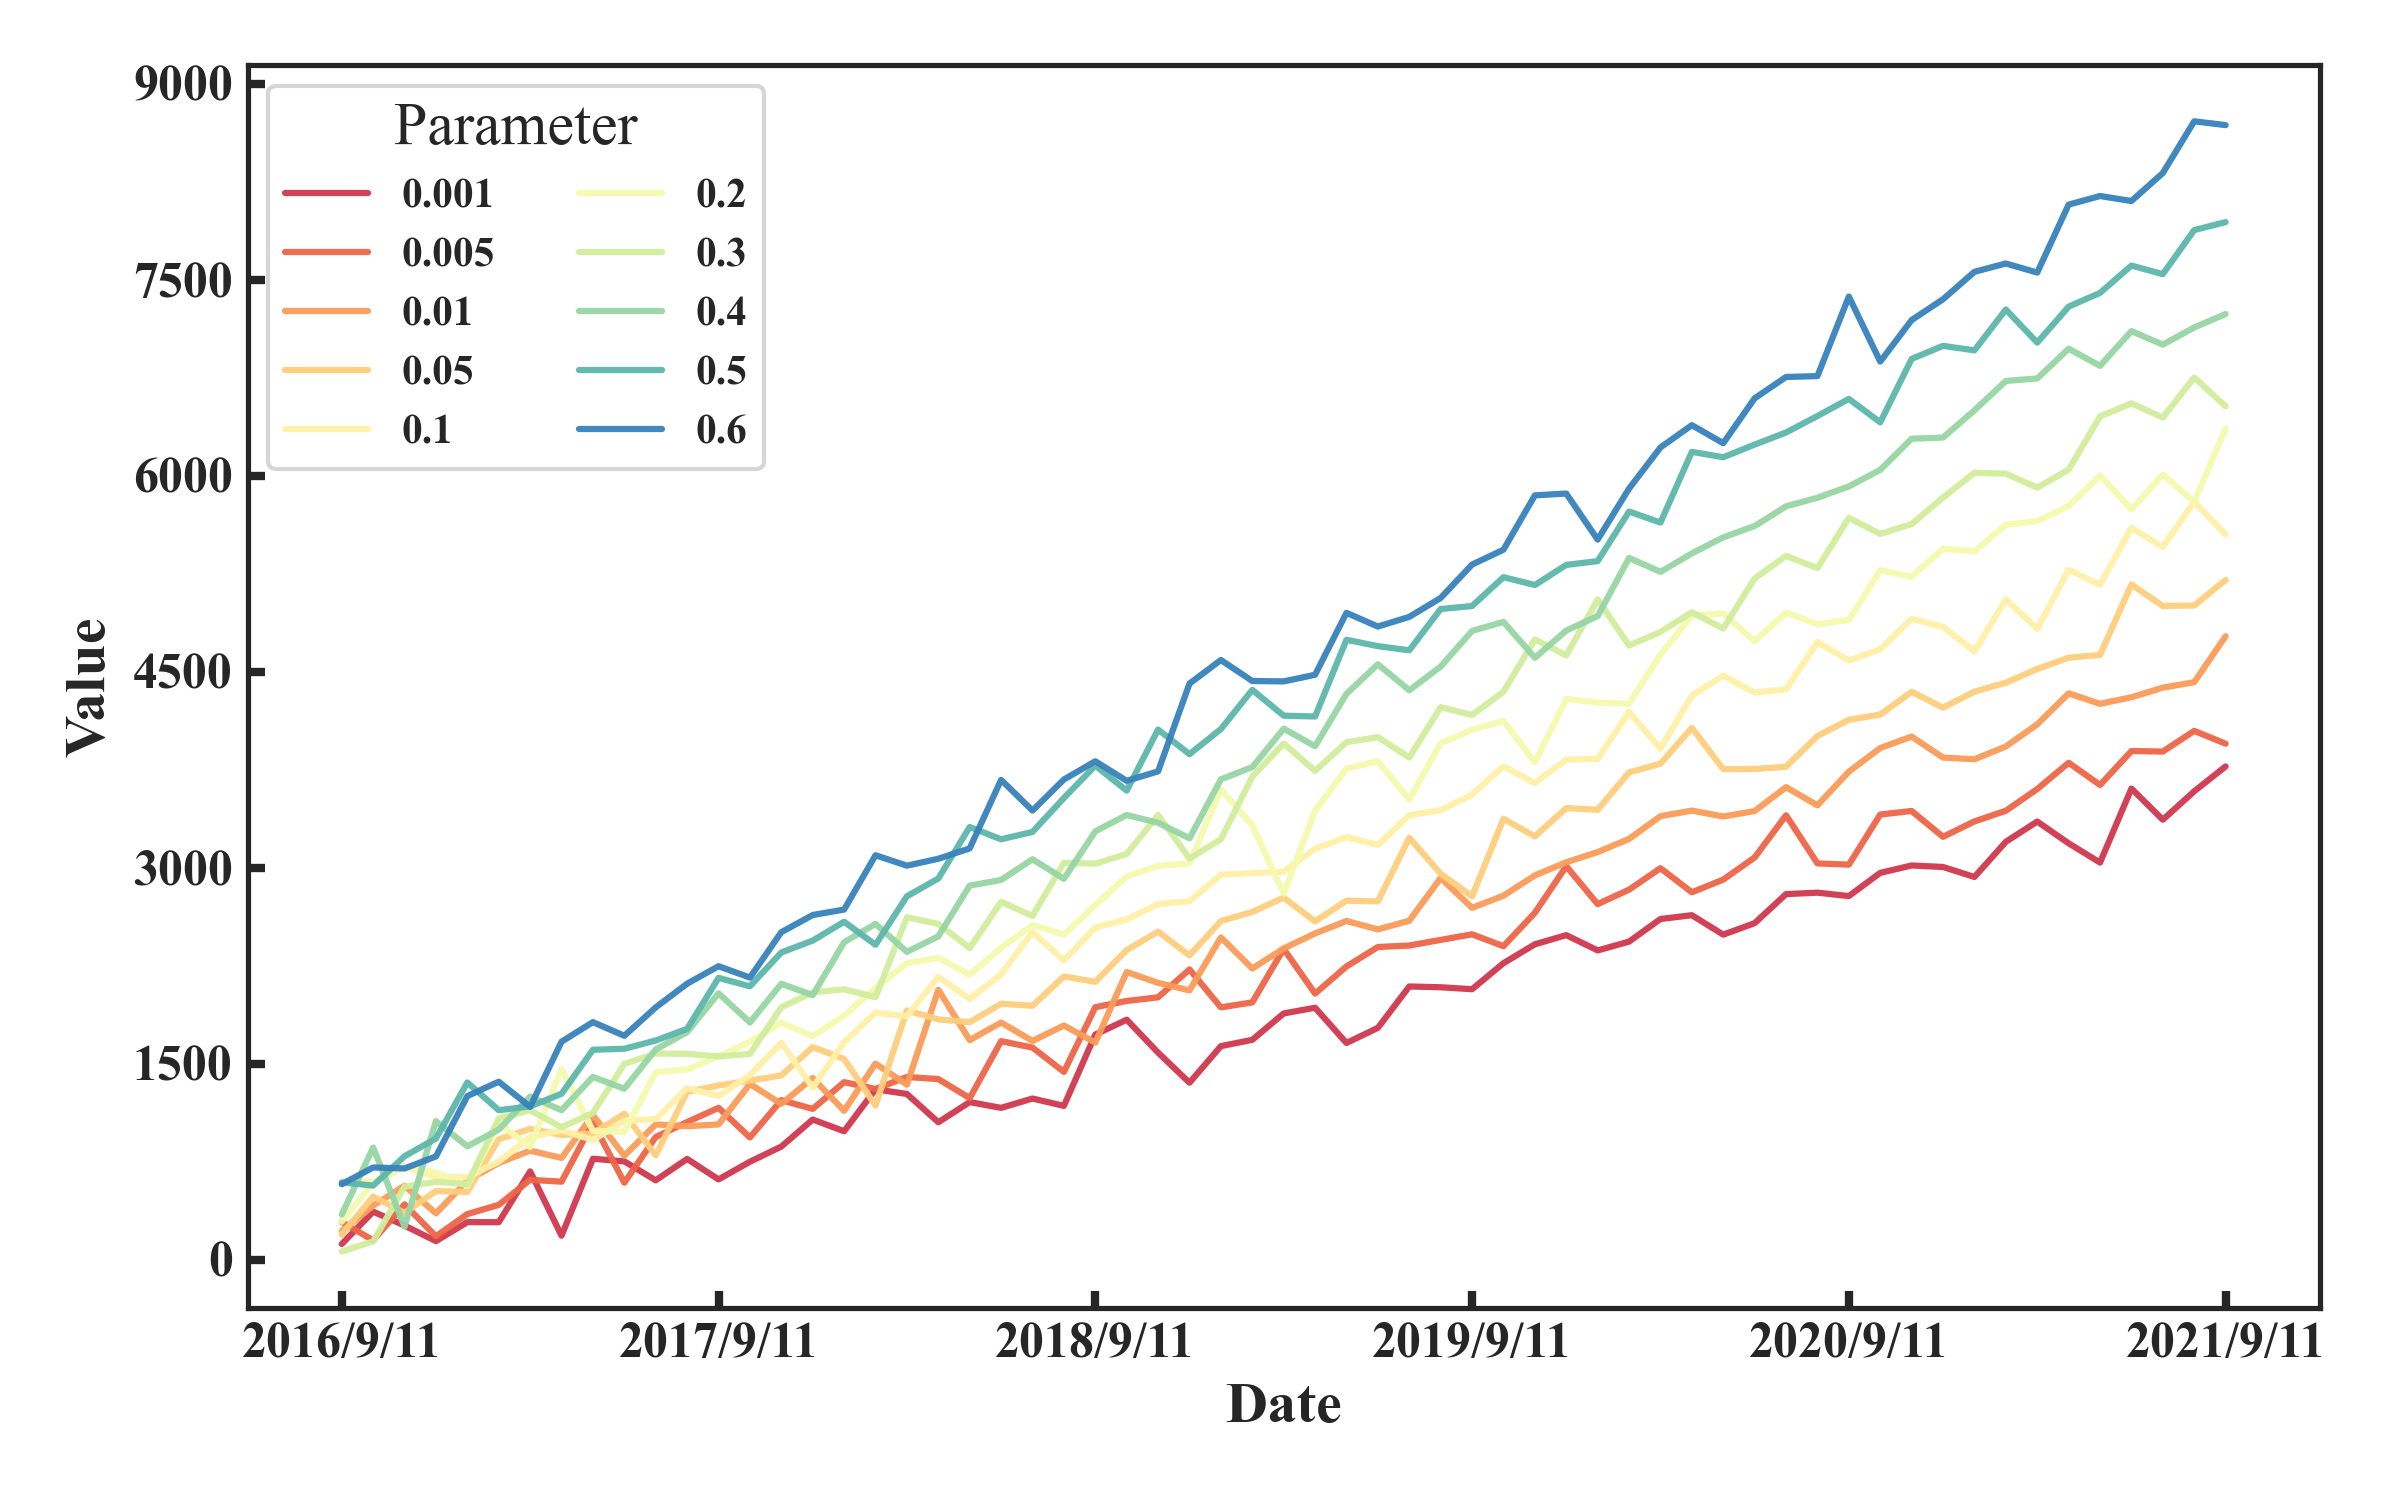

This figure's Python source:
import pandas as pd
import matplotlib.pyplot as plt
import seaborn as sns
import matplotlib.dates as mdates
import numpy as np  # 需要导入 numpy 来计算刻度位置
import matplotlib.ticker as ticker

# -----------------------------------------------------------------------------
# 1. 配置区域 (Configuration)
# -----------------------------------------------------------------------------
# 输入文件名 (确保文件在同一目录下，或填写绝对路径)
FILE_NAME = '01.csv'
# 输出图片名
OUTPUT_PDF = '01.pdf'
OUTPUT_PNG = '01.png'

# -----------------------------------------------------------------------------
# 2. 数据读取与预处理 (Data Loading & Preprocessing)
# -----------------------------------------------------------------------------
try:
    df = pd.read_csv(FILE_NAME)
except FileNotFoundError:
    print(f"❌ 错误：找不到文件 '{FILE_NAME}'。请检查文件名或路径是否正确。")
    exit()

# 获取第一列的列名（默认为 X 轴）
x_col = df.columns[0]

# 强制将第一列转为字符串，防止 pandas 自动识别为其他格式
df[x_col] = df[x_col].astype(str)

# 数据重塑：宽表转长表
df_long = df.melt(id_vars=[x_col], var_name='Parameter_a', value_name='Value')

# -----------------------------------------------------------------------------
# 3. 绘图 (Plotting)
# -----------------------------------------------------------------------------
sns.set_theme(style="ticks", font_scale=1.2)
# 强行修改全局字体为 Times New Roman，这一步必须在 sns.set_theme 之后运行
plt.rcParams['font.family'] = 'serif'
plt.rcParams['font.serif'] = ['Times New Roman']
plt.figure(figsize=(8, 5))
"""
font_scale:将图表中所有的字体（标题、坐标轴、图例）放大倍数
figsize:设置图片的宽度为 12 英寸，高度为 7 英寸
style:有无网格之类的，背景是否白底；ticks为加了刻度线的

推荐几个科研常用的色板名（直接替换）：
"mako"：冷色调（深蓝到青色），非常高端，适合严肃的图表。
"rocket"：暖色调（深紫到亮橙），非常有冲击力。
"flare"：比较淡雅的红紫色。
"crest"：比较清新的蓝绿色。
"Spectral"：红橙黄绿蓝紫全光谱（区分度很高）。
"Set2" 或 "Pastel1"：低饱和度的莫兰迪色系（如果不喜欢太刺眼的颜色）。
"""

# 绘制折线图
sns.lineplot(
    data=df_long,
    x=x_col,
    y='Value',
    hue='Parameter_a',
    palette="Spectral",
    linewidth=1.5,
    alpha=0.95,
    sort=False  # sort=False 确保按照 CSV 里的原始顺序画图，不自动排序
)


# -----------------------------------------------------------------------------
# 4. 坐标轴优化、图例优化
# -----------------------------------------------------------------------------
# plt.title("Picture 01", fontsize=18, weight='bold', pad=10)
plt.xlabel("Date", fontsize=14, weight='bold')
plt.ylabel("Value", fontsize=14, weight='bold')

# 设置 X 轴间隔
INTERVAL_STEP = 12
all_labels = df[x_col].unique()
tick_positions = np.arange(0, len(all_labels), INTERVAL_STEP)
tick_labels = all_labels[::INTERVAL_STEP]
plt.xticks(tick_positions, tick_labels, rotation=0,
           fontsize=12, fontweight='bold', fontfamily='Times New Roman')

plt.yticks(fontsize=12, fontweight='bold', fontfamily='Times New Roman')

# 【可选】如果你想让刻度线（那根小短线）也变粗：
ax = plt.gca() # 获取当前坐标轴
ax.yaxis.set_major_locator(ticker.MaxNLocator(nbins=9))
ax.tick_params(direction='in', top=False, right=False, width=2, length=4)

# 图例设置
plt.legend(title='Parameter',
           loc='best',    # <--- 自动寻找最佳位置
           frameon=True,  # 开启边框和背景，挡住背后的线
           ncol=2,        # 关键参数：设置为 2 列，即一行显示两个
           prop={'family': 'Times New Roman', 'weight': 'bold', 'size': 10}
           )
plt.tight_layout()
"""
右上角（默认）： loc='upper right'
左上角： loc='upper left'
右下角： loc='lower right'
左下角： loc='lower left'
正中间： loc='center'
右侧中间： loc='center right'
"""
# -----------------------------------------------------------------------------
# 5. 保存
# -----------------------------------------------------------------------------
plt.savefig(OUTPUT_PDF, format='pdf')
plt.savefig(OUTPUT_PNG, dpi=300)

print(f"绘图完成！\n   - {OUTPUT_PNG}\n   - {OUTPUT_PDF}")
plt.show()
